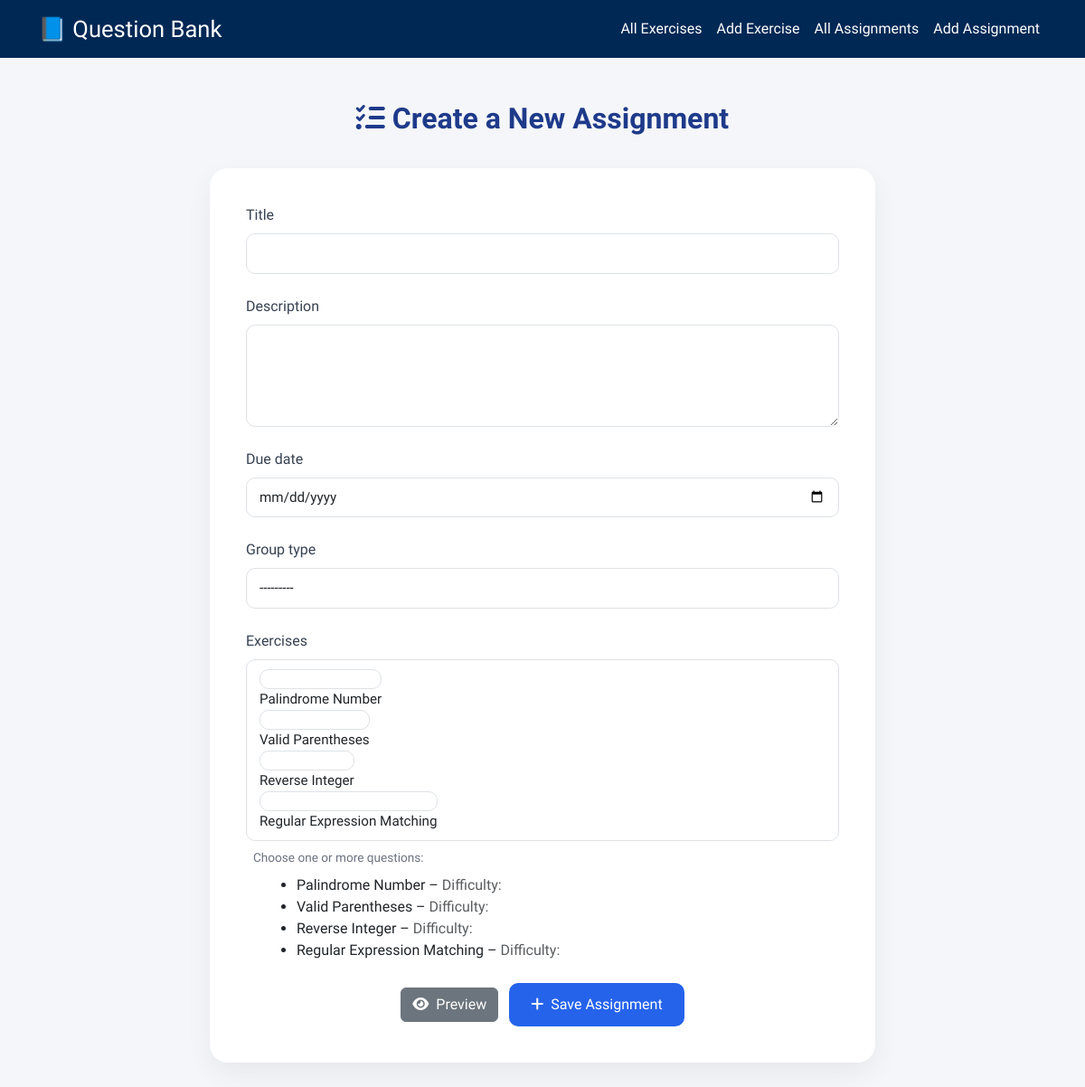
The app's page /assignments/create/, older data.
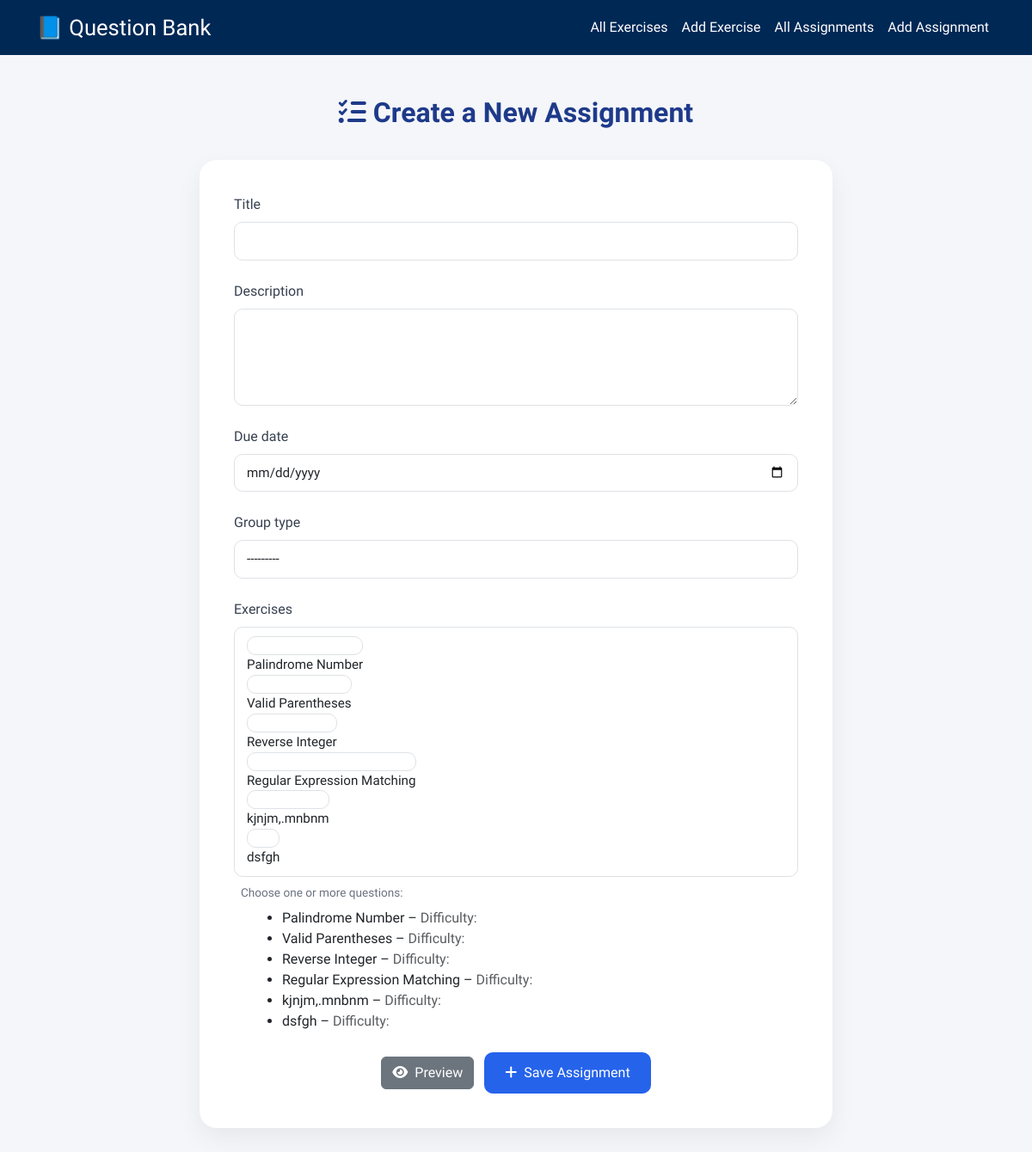
The same page, newer data.
### core/models.py (models this page shows)
class Exercise(models.Model):
    title      = models.CharField(max_length=255)
    content    = models.TextField()
    difficulty = models.CharField(max_length=50, blank=True)
    tags = models.JSONField(blank=True, null=True)
    def __str__(self):
        return self.title

### core/views.py (the view)
# urls.py: path('assignments/create/', views.create_assignment, name='create_assignment'),
def create_assignment(request):
    preview = False
    if request.method == 'POST':
        form = AssignmentForm(request.POST)
        if form.is_valid():
            if 'preview' in request.POST:
                preview = True  # Just show the preview
            else:
                assignment = form.save()
                return redirect('assignments_list')
    else:
        form = AssignmentForm()
    return render(request, 'assignments/assignment_form.html', {
        'form': form,
        'preview': preview
    })

### core/forms.py
class AssignmentForm(forms.ModelForm):
    class Meta:
        model = Assignment
        fields = ['title', 'description', 'due_date', 'group_type', 'exercises']
        widgets = {
            'description': forms.Textarea(attrs={'rows': 4}),
            'due_date': forms.DateInput(attrs={'type': 'date'}),
            'exercises': forms.CheckboxSelectMultiple()
        }

### core/templatetags/form_tags.py (called while the page is built)
@register.filter(name='add_class')
def add_class(value, arg):
    return value.as_widget(attrs={'class': arg})

### core/templates/assignments/assignment_form.html (shortened to what this page needs)
{% load static %}
{% load form_tags %}
<!DOCTYPE html>
<html lang="en">
<head>
  <link href="https://cdn.jsdelivr.net/npm/bootstrap@5.3.3/dist/css/bootstrap.min.css" rel="stylesheet">
  <link rel="stylesheet" href="{% static 'core/style.css' %}">
</head>
<body>
<nav class="navbar navbar-expand-lg">
  <div class="container">
    <a class="navbar-brand" href="/">📘 Question Bank</a>
    <div class="navbar-nav ms-auto">
      <a class="nav-link" href="{% url 'exercises_list' %}">All Exercises</a>
      <a class="nav-link" href="{% url 'exercises_add' %}">Add Exercise</a>
      <a class="nav-link" href="{% url 'assignments_list' %}">All Assignments</a>
      <a class="nav-link" href="{% url 'create_assignment' %}">Add Assignment</a>
    </div>
  </div>
</nav>
<div class="container py-5">
  <div class="row justify-content-center">
    <div class="col-lg-8">
      <h2 class="page-title"><i class="fas fa-tasks me-2"></i>Create a New Assignment</h2>
      <div class="card-form">
        <form method="post">
          {% for field in form %}
            <div class="mb-4">
              <label class="form-label">{{ field.label }}</label>
              {{ field|add_class:"form-control" }}
              {% if field.name == "exercises" %}
                <div class="hint mt-2 ms-2">Choose one or more questions:</div>
                <ul class="mt-2 ms-4">
                  {% for exercise in form.exercises.field.queryset %}
                    <li>
                      {{ exercise.title }} –
                      <span class="text-muted">Difficulty: {{ exercise.get_difficulty_display }}</span>
                    </li>
                  {% endfor %}
                </ul>
              {% endif %}
            </div>
          {% endfor %}
          <div class="text-center">
            <button type="submit" name="preview" value="true" class="btn btn-secondary me-2">
              <i class="fas fa-eye me-2"></i>Preview
            </button>
            <button type="submit" class="btn btn-submit">
              <i class="fas fa-plus me-2"></i>Save Assignment
            </button>
          </div>
        </form>
      </div>
    </div>
  </div>
</div>
</body>
</html>

Row changes from the older to the newer data that the page shows:
added Exercise: title "kjnjm,.mnbnm"
added Exercise: title "dsfgh"
Text that changed along with them:
form field exercises: "☐ ☐ ☐ ☐" → "☐ ☐ ☐ ☐ ☐ ☐"
text no longer shown: "Palindrome Number Valid Parentheses Reverse Integer Regular Expression Matching"
text now shown: "Palindrome Number Valid Parentheses Reverse Integer Regular Expression Matching kjnjm,.mnbnm dsfgh"
